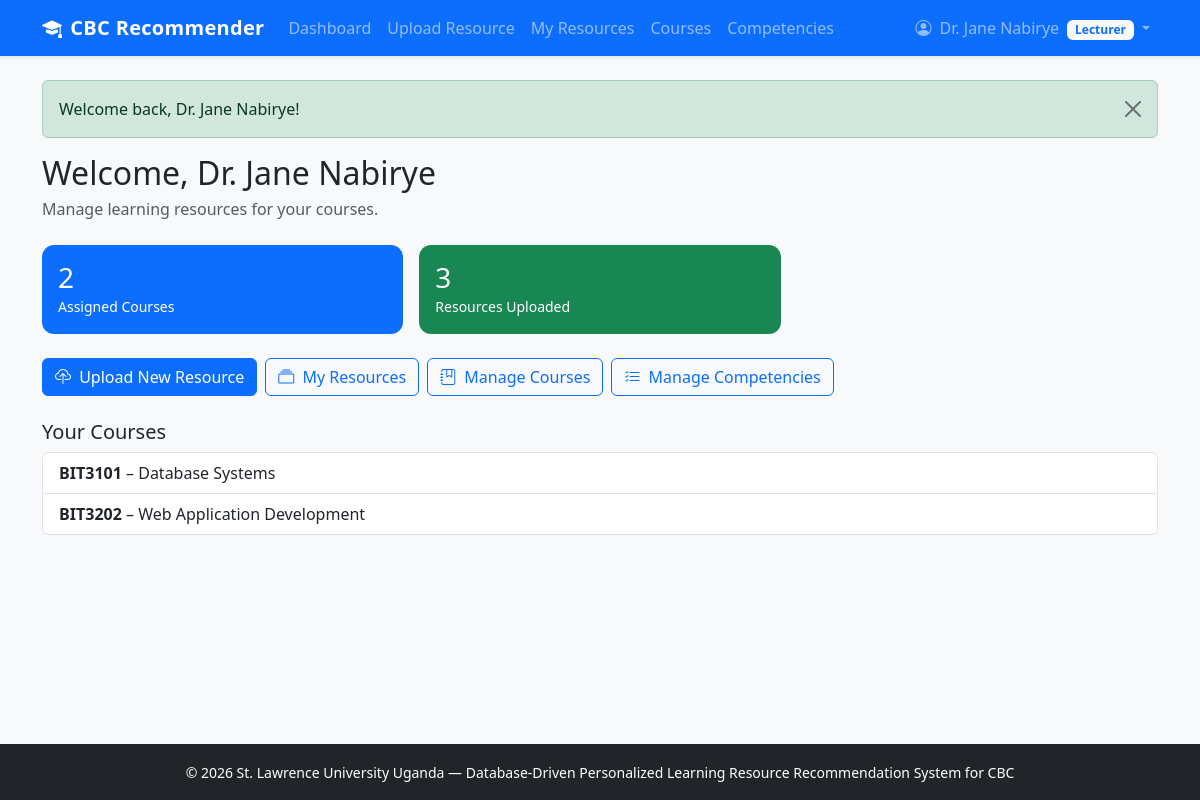
Page /lecturer/dashboard.php (signed in) on the committed database.
### tables this page shows
CREATE TABLE courses (
    course_id INT PRIMARY KEY AUTO_INCREMENT,
    course_code VARCHAR(20) UNIQUE NOT NULL,
    course_name VARCHAR(150) NOT NULL,
    description TEXT,
    created_at TIMESTAMP DEFAULT CURRENT_TIMESTAMP
);

### includes/functions.php (called while the page is built, shortened)
<?php
function e(?string $value): string
{
    return htmlspecialchars($value ?? '', ENT_QUOTES, 'UTF-8');
}

### lecturer/dashboard.php (the view, shortened to what this page needs)
<?php
$pdo = getPDO();
$user_id = $_SESSION['user_id'];
$stmt = $pdo->prepare('
    SELECT c.course_id, c.course_code, c.course_name
    FROM courses c
    JOIN lecturer_courses lc ON lc.course_id = c.course_id
    WHERE lc.user_id = ?
    ORDER BY c.course_code
');
$stmt->execute([$user_id]);
$courses = $stmt->fetchAll();
$stmt = $pdo->prepare('SELECT COUNT(*) FROM resources WHERE uploaded_by = ?');
$stmt->execute([$user_id]);
$resource_count = $stmt->fetchColumn();
require_once __DIR__ . '/../includes/header.php';
?>
<h2 class="mb-1">Welcome, <?= e($_SESSION['full_name']) ?></h2>
<p class="text-muted mb-4">Manage learning resources for your courses.</p>
<div class="row g-3 mb-4">
    <div class="col-md-4">
        <div class="card stat-card bg-primary text-white">
            <div class="card-body">
                <h3 class="mb-0"><?= count($courses) ?></h3>
                <small>Assigned Courses</small>
            </div>
        </div>
    </div>
    <div class="col-md-4">
        <div class="card stat-card bg-success text-white">
            <div class="card-body">
                <h3 class="mb-0"><?= (int)$resource_count ?></h3>
                <small>Resources Uploaded</small>
            </div>
        </div>
    </div>
</div>
<div class="d-flex gap-2 mb-4">
    <a href="upload_resource.php" class="btn btn-primary">
        <i class="bi bi-cloud-upload me-1"></i> Upload New Resource
    </a>
    <a href="my_resources.php" class="btn btn-outline-primary">
        <i class="bi bi-collection me-1"></i> My Resources
    </a>
    <a href="manage_courses.php" class="btn btn-outline-primary">
        <i class="bi bi-journal-bookmark me-1"></i> Manage Courses
    </a>
    <a href="manage_competencies.php" class="btn btn-outline-primary">
        <i class="bi bi-list-check me-1"></i> Manage Competencies
    </a>
</div>
<h5>Your Courses</h5>
<?php if (empty($courses)): ?>
    <div class="alert alert-info">You have not been assigned to any courses yet.</div>
<?php else: ?>
    <ul class="list-group">
        <?php foreach ($courses as $c): ?>
            <li class="list-group-item d-flex justify-content-between align-items-center">
                <span>
                    <strong><?= e($c['course_code']) ?></strong> – <?= e($c['course_name']) ?>
                </span>
            </li>
        <?php endforeach; ?>
    </ul>
<?php endif; ?>
<?php require_once __DIR__ . '/../includes/footer.php'; ?>

### assets/css/style.css (style rules this page uses)
body { min-height: 100vh; display: flex; flex-direction: column; }
.stat-card { border: none; border-radius: 0.75rem; }

### rows in the picture
courses: course_code "BIT3101", course_name "Database Systems"
courses: course_code "BIT3202", course_name "Web Application Development"

### other values in the picture
$_SESSION['full_name'] "Dr. Jane Nabirye"
current_role() "Lecturer"
$flash['message'] "Welcome back, Dr. Jane Nabirye!"
count($courses) "2"
$resource_count "3"
